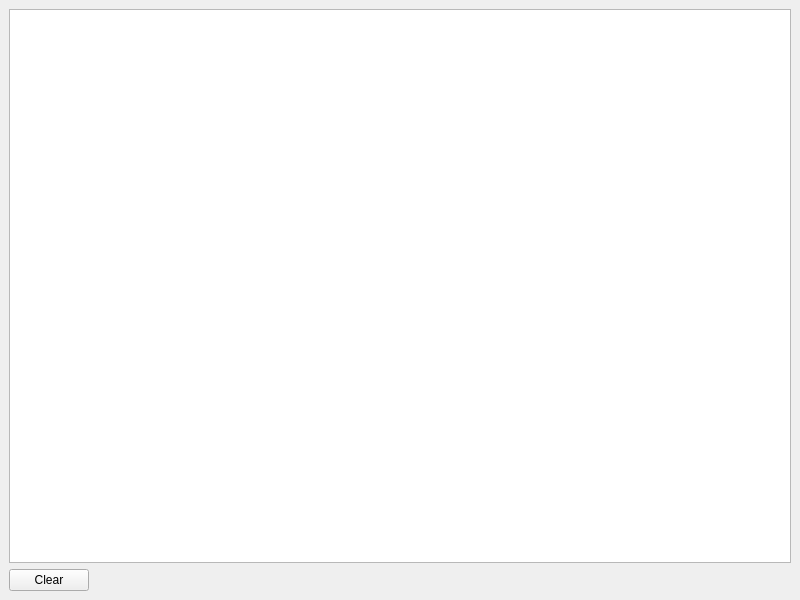
<?xml version="1.0" encoding="UTF-8"?>
<ui version="4.0">
 <class>MainWindow</class>
 <widget class="QMainWindow" name="MainWindow">
  <property name="geometry">
   <rect>
    <x>0</x>
    <y>0</y>
    <width>800</width>
    <height>600</height>
   </rect>
  </property>
  <property name="windowTitle">
   <string>MainWindow</string>
  </property>
  <widget class="QWidget" name="centralwidget">
   <layout class="QVBoxLayout" name="verticalLayout">
    <item>
     <widget class="QPlainTextEdit" name="plainTextEdit">
      <property name="textInteractionFlags">
       <set>Qt::NoTextInteraction</set>
      </property>
     </widget>
    </item>
    <item>
     <layout class="QHBoxLayout" name="horizontalLayout">
      <item>
       <widget class="QPushButton" name="pushButton">
        <property name="text">
         <string>Clear</string>
        </property>
       </widget>
      </item>
      <item>
       <spacer name="horizontalSpacer">
        <property name="orientation">
         <enum>Qt::Horizontal</enum>
        </property>
        <property name="sizeHint" stdset="0">
         <size>
          <width>40</width>
          <height>20</height>
         </size>
        </property>
       </spacer>
      </item>
     </layout>
    </item>
   </layout>
  </widget>
 </widget>
 <resources/>
 <connections/>
</ui>
